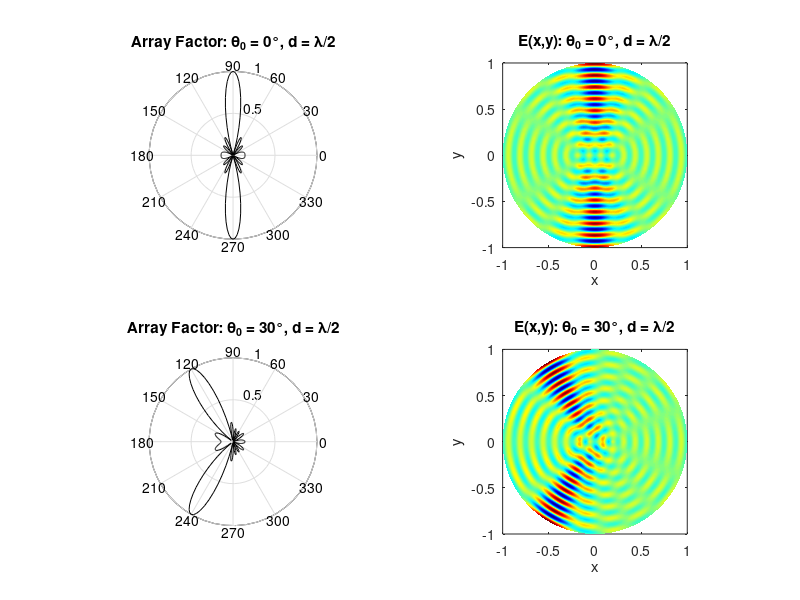

Source code (MATLAB): (Note: this script raises an error after producing the figure.)
%% Advanced Antenna Designs
% Assignment 2 - Exercise 1a - June 2025
% KARATIS DIMITRIOS 10775

clear all; clc; close all;

%% Simulation parameters
freq = 1e9;               % Operating frequency [Hz]
c = 3e8;                  % Speed of light in free space [m/s]
lambda = c/freq;          % Wavelength [m]
T = 1/freq;               % Period of the wave [s]
omega = 2*pi*freq;        % Angular frequency [rad/s]
k = 2*pi/lambda;          % Wave number [rad/m]
az = 7;                   % Number of antenna elements in the array

Ns = 30;                  % Number of spatial samples per wavelength
ds = lambda/Ns;           % Spatial discretization step
Nt = 35;                  % Number of temporal samples per period
dt = T/Nt;                % Temporal discretization step
t = 0:dt:(1*T);           % Time vector (1 period)

% Observation space (radial and angular discretization)
R = (0*lambda):ds:(8*lambda);  % Radius from origin [m]
Ntheta = 240;                  % Angular resolution
dtheta = 2*pi/Ntheta;          % Angular step
theta = 0:dtheta:(2*pi);       % Angular vector [rad]

% Coordinate matrices (for full 2D field representation)
x = R.'*cos(theta);            % x-coordinates of the field
y = R.'*sin(theta);            % y-coordinates of the field

% Custom color for annotations
teal = [0 0.5 0.5];

% Beam angles and element spacings
angle_deg = [0, 30, 60, 90];
d_values = [lambda/2, lambda/4];

% Loop over element spacings
for d_idx = 1:length(d_values)
    d = d_values(d_idx);

    % Group angles two-by-two per figure
    for fig_group = 1:2
        figure('Color','w');

        for subidx = 1:2
            ang_idx = (fig_group - 1)*2 + subidx;
            theta0 = angle_deg(ang_idx) * pi/180;
            delta = -k * d * sin(theta0);
            it = 1;

            % Array geometry (centered, symmetric)
            r1x = -3*d; r2x = -2*d; r3x = -d; r4x = 0;
            r5x = d;    r6x = 2*d;  r7x = 3*d;
            r1y = 0; r2y = 0; r3y = 0; r4y = 0;
            r5y = 0; r6y = 0; r7y = 0;

            % Field computation at each (x, y)
            for ix = 1:length(R)
                for iy = 1:length(theta)
                    R1 = sqrt((x(ix,iy)-r1x)^2 + (y(ix,iy)-r1y)^2);
                    E1(ix,iy) = cos(omega*t(it) - k*R1 - delta*-3);

                    R2 = sqrt((x(ix,iy)-r2x)^2 + (y(ix,iy)-r2y)^2);
                    E2(ix,iy) = cos(omega*t(it) - k*R2 - delta*-2);

                    R3 = sqrt((x(ix,iy)-r3x)^2 + (y(ix,iy)-r3y)^2);
                    E3(ix,iy) = cos(omega*t(it) - k*R3 - delta*-1);

                    R4 = sqrt((x(ix,iy)-r4x)^2 + (y(ix,iy)-r4y)^2);
                    E4(ix,iy) = cos(omega*t(it) - k*R4 - delta*0);

                    R5 = sqrt((x(ix,iy)-r5x)^2 + (y(ix,iy)-r5y)^2);
                    E5(ix,iy) = cos(omega*t(it) - k*R5 - delta*1);

                    R6 = sqrt((x(ix,iy)-r6x)^2 + (y(ix,iy)-r6y)^2);
                    E6(ix,iy) = cos(omega*t(it) - k*R6 - delta*2);

                    R7 = sqrt((x(ix,iy)-r7x)^2 + (y(ix,iy)-r7y)^2);
                    E7(ix,iy) = cos(omega*t(it) - k*R7 - delta*3);
                end
            end

            E = E1 + E2 + E3 + E4 + E5 + E6 + E7;

            % Array factor calculation
            A = ones(1, az);
            Fa = zeros(1, length(theta));
            for i = 0:(length(A)-1)
                Fa = Fa + (A(i+1) * exp(1i*i*delta + 1i*k*(i*d - ((length(A)-1)/2)*d)*cos(theta)));
            end
            Fa = abs(Fa);
            Fa = Fa / max(Fa);
            
            %% Visualization
            subplot(2,2,(subidx-1)*2 + 1)
            polar(theta, -Fa, 'k'); hold on;
            title(['Array Factor: \theta_0 = ' num2str(angle_deg(ang_idx)) '°, d = \lambda/' num2str(lambda/d)]);

            subplot(2,2,(subidx-1)*2 + 2)
            pcolor(x/max(max(x)), y/max(max(y)), E); shading interp;
            pbaspect([1 1 1]);
            title(['E(x,y): \theta_0 = ' num2str(angle_deg(ang_idx)) '°, d = \lambda/' num2str(lambda/d)]);
            colormap jet;
            xlabel('x'); ylabel('y');
        end

        sgtitle(['7-element Array – d = \lambda/' num2str(lambda/d) ...
                 ' – Angles: ' num2str(angle_deg((fig_group-1)*2+1)) '° & ' ...
                 num2str(angle_deg((fig_group-1)*2+2)) '°']);
    end
end
